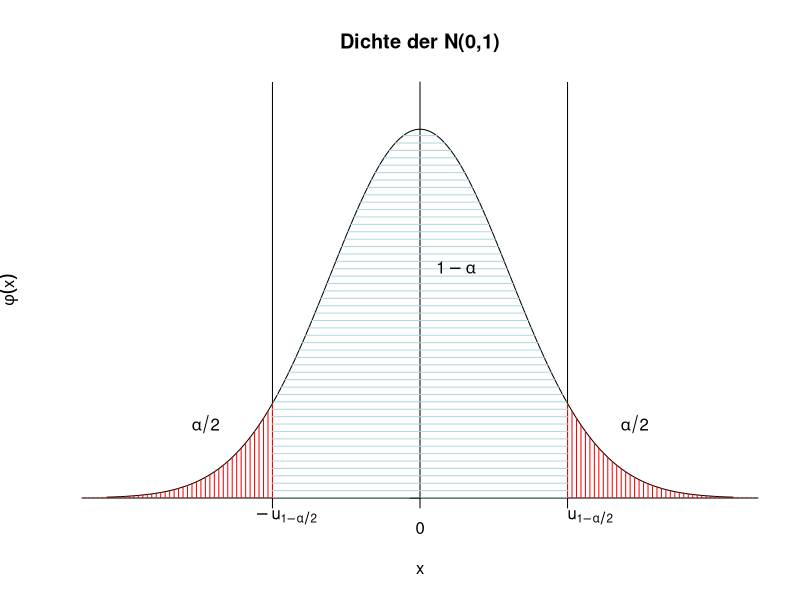
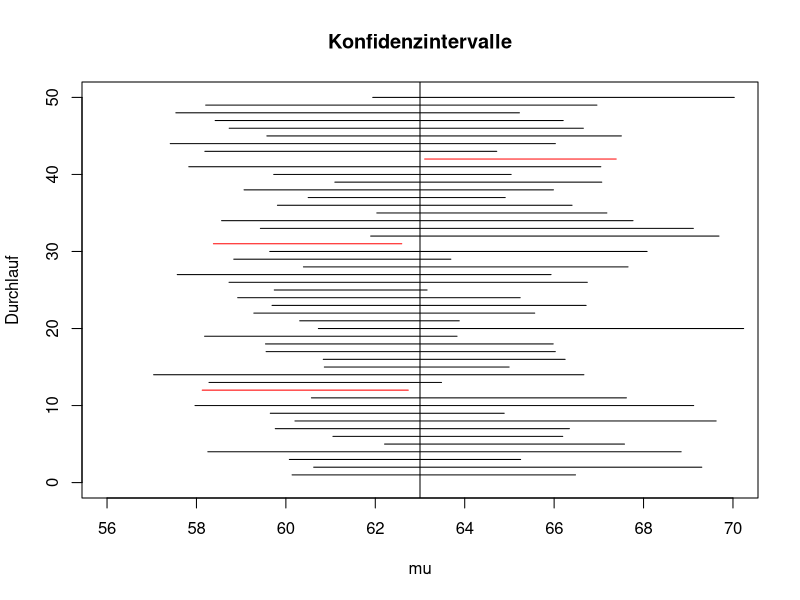

These figures' R source, in order:
## ---- chunk 1
#| code-fold: true
#| code-summary: "R-Code zeigen"
x <- seq(from=-3.5, to=3.5, length=200)
plot(x, dnorm(x), 
     type="l", 
     axes=FALSE,
     ylim=c(0,0.45),
     yaxs="i",
     xlab="x", 
     ylab=expression(phi(x)),
     main="Dichte der N(0,1)")

axis(1, 
     at=c(-4, -1.65, 0, 1.65, 4), 
     labels=FALSE)
axis(2, 
     pos=0, 
     at=c(0, 0.5), 
     labels=FALSE)
abline(v=c(-1.65, 1.65))

mtext(expression(-u[1-alpha/2]),
      at=-1.5, 
      side=1, 
      line=0.5)
mtext(expression(u[1-alpha/2]),
      at=1.9, 
      side=1, 
      line=0.5)
mtext(0, 
      side=1, 
      line=1)

for(x in seq(1.65, 4, by=0.05)){
  lines(c(-x, -x), c(0, dnorm(x)), col="red")
  lines(c(x, x), c(0, dnorm(x)), col="red")
}
for(y in seq(0, dnorm(0), by=0.008)){
  lines(c(max(-1.65, -sqrt(-2*log(y*sqrt(2*pi)))),
          min(1.65, sqrt(-2*log(y*sqrt(2*pi))))),
        c(y, y), col="lightblue")
}

text(-2.4,0.08,
     expression(alpha/2))
text(0.4,0.25,
     expression(1-alpha))
text(2.4,0.08,
     expression(alpha/2))
## ---- chunk 2
gut_bez <- ceiling(rlnorm(50, 1.7, 0.5))
gut_bez <- gut_bez-min(gut_bez)
head(gut_bez)
## ---- chunk 3
mean(gut_bez)
## ---- chunk 4
sd(gut_bez)
## ---- chunk 5
n <- length(gut_bez)
alpha <- 0.05
qnt <- qnorm(1-alpha/2)
k_unten <- mean(gut_bez) - qnt * sd(gut_bez)/sqrt(n)
k_oben <- mean(gut_bez) + qnt * sd(gut_bez)/sqrt(n)

round(c(k_unten, k_oben),2)
## ---- chunk 6
anteil <- c(59.81, 61.15, 56.56, 63.71, 
            54.97, 62.64, 61.43, 59.83)
## ---- chunk 7
mean(anteil)
## ---- chunk 8
alpha <- 0.05
qnt <- qt(1-alpha/2, df=7)
print(qnt)
## ---- chunk 9
mean(anteil) - qnt * sd(anteil)/sqrt(8)
## ---- chunk 10
mean(anteil) + qnt * sd(anteil)/sqrt(8)
## ---- chunk 11
n <- 1000
alpha <- 0.05
qnt <- qnorm(1 - alpha/2)
pi_dach <- 0.273
k_unten <- pi_dach - qnt * sqrt(pi_dach * (1-pi_dach) / n)
k_oben <- pi_dach + qnt * sqrt(pi_dach * (1-pi_dach) / n)
paste(round(k_unten, 3), 
      round(k_oben, 3), 
      sep="; ")
## ---- chunk 12
mu <- 63
sigma <- 4
n <- 8
alpha <- 0.05
R <- 10000

# (1-alpha/2)-Quantil der t-Verteilung
# mit n-1 Freiheitsgraden
qnt <- qt(1-alpha/2, df=n-1)

# Initialisierung eines Zählers
z <- 0

for(r in 1:R){
  
  # Ziehung der Stichprobe
  x <- rnorm(n, mean=mu, sd=sigma)
  
  # Berechnung der Intervallgrenzen
  k_unten <- mean(x) - qnt * sd(x)/sqrt(n)
  k_oben <- mean(x) + qnt * sd(x)/sqrt(n)
  
  # Wird der wahre Wert mu überdeckt? 
  # Wenn ja, setze den Zähler hoch
  if(k_unten <= mu & mu <= k_oben){
    z <- z+1
  }
}
## ---- chunk 13
print(z/R)
## ---- chunk 14
mu <- 63
sigma <- 4
n <- 8
alpha <- 0.05
R <- 50
qnt <- qt(1-alpha/2, df=n-1)
repeat{
  K <- replicate(R,{
    x <- rnorm(n, mean=mu, sd=sigma)
    k_unten <- mean(x) - qnt * sd(x)/sqrt(n)
    k_oben <- mean(x) + qnt * sd(x)/sqrt(n)
    c(k_unten, k_oben)
  })
  z <- sum(K[1,] > mu | K[2,] < mu)
  if(z >= 3 & z <= 4) break
}
plot(c(56,70),c(0,R),t="n",
     xlab="mu", ylab="Durchlauf", main="Konfidenzintervalle")
abline(v=mu)
for(r in 1:R){
  if(K[1,r] <= mu & mu <= K[2,r]){
    lines(x=K[,r], y=c(r, r))
  } else {
    lines(x=K[,r], y=c(r, r), col="red")
  }
}
